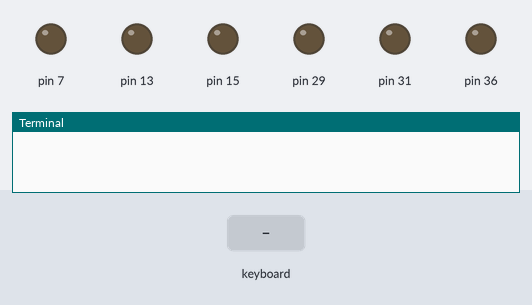
A program run on a simulated Raspberry Pi (header pin numbers). Parts: output pins drawn as LEDs (lit = HIGH), the last lines printed to the terminal. The test bench sets the inputs (shaded band). The pygame window is not drawn.

Above: at 1.2 s.
1.3 s: key left typed on the keyboard
At 1.7 s:
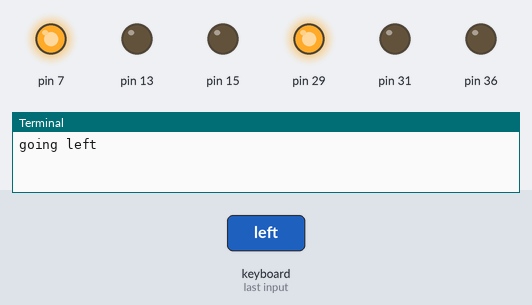
2.8 s: key right typed on the keyboard
At 4.0 s:
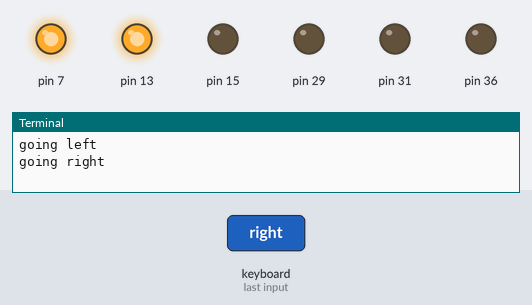
4.3 s: key up typed on the keyboard
At 4.9 s:
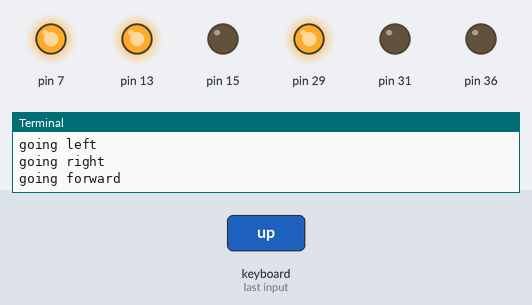
5.8 s: key down typed on the keyboard
At 6.3 s:
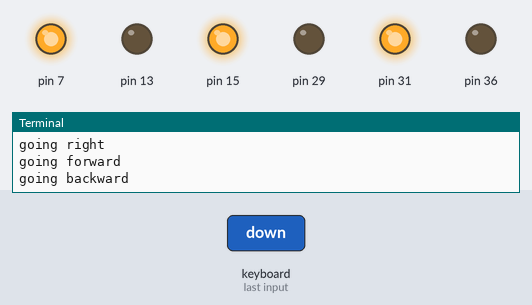
Timing chart, 0 to 8.3 s (numbered marks = the images above; inputs shaded):
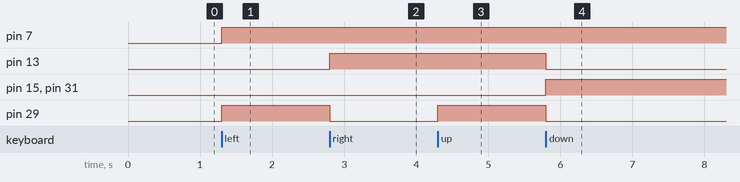

Measured:
- after the input at 1.3 s, pin 7, pin 29: LOW → HIGH at once
- after the input at 2.8 s, pin 13: LOW → HIGH at once; pin 29: HIGH → LOW at once
- after the input at 4.3 s, pin 29: LOW → HIGH at once
- after the input at 5.8 s, pin 13, pin 29: HIGH → LOW at once; pin 15, pin 31: LOW → HIGH at once

The program:

Motor-Driver_movement_2.21.py
```python
#usr!/bin/python3
#6.Test Motor-Driver_movement_2.21.py
import RPi.GPIO as gpio
import time

gpio.setmode(gpio.BOARD)
gpio.setup(13, gpio.OUT)
gpio.setup(15, gpio.OUT)
gpio.setup(29, gpio.OUT)
gpio.setup(31, gpio.OUT)
gpio.setup(7, gpio.OUT)
gpio.setup(36, gpio.OUT)

#def init():
#    gpio.setmode(gpio.BOARD)
#    gpio.setup(13, gpio.OUT)
#    gpio.setup(15, gpio.OUT)
#    gpio.setup(29, gpio.OUT)
#    gpio.setup(31, gpio.OUT)
#    gpio.setup(7, gpio.OUT)
#    gpio.setup(36, gpio.OUT)

def forward():
#    init()
    gpio.output(13, True)
    gpio.output(15, False)
    gpio.output(29, True)
    gpio.output(31, False)
    gpio.output(7, True)
#    time.sleep(tf)
#    gpio.cleanup()

def backward():
#    init()
    gpio.output(13, False)
    gpio.output(15, True)
    gpio.output(29, False)
    gpio.output(31, True)
    gpio.output(7, True)
#    time.sleep(tf)
#    gpio.cleanup()

def turnright():
#    init()
    gpio.output(13, True)
    gpio.output(15, False)
    gpio.output(29, False)
    gpio.output(31, False)
    gpio.output(7, True)
#    time.sleep(tf)
#    gpio.cleanup()

def turnleft():
#    init()
    gpio.output(13, False)
    gpio.output(15, False)
    gpio.output(29, True)
    gpio.output(31, False)
    gpio.output(7, True)
#    time.sleep(tf)
#    gpio.cleanup()

def stop():
#    init()
    gpio.output(13, False)
    gpio.output(15, False)
    gpio.output(29, False)
    gpio.output(31, False)
#    gpio.output(36, True)
#    time.sleep(tf)
#    gpio.cleanup()

#### Keypress ###
from pygame import *

##### MAIN #####
import subprocess, os, time
init()

screen = display.set_mode ((1, 1))
display.set_caption("ROVER MOVING PROGRAM")
#subprocess.call("luvcview")
#time.sleep(1)

endProgram = False

_forward = 0
_backward = 0
_turnleft = 0
_turnright = 0

while not endProgram:
    for e in event.get():
        if (e.type == KEYDOWN):
            if (e.key == K_LEFT and _turnleft == 0):
                turnleft()
                _forward = 0
                _backward = 0
                _turnleft = 1
                _turnright = 0
                print ("going left")
#                time.sleep(0.01)
            if (e.key == K_RIGHT and _turnright == 0):
                turnright()
                _forward = 0
                _backward = 0
                _turnleft = 0
                _turnright = 1
                print ("going right")
#                time.sleep(0.01)
            if (e.key == K_UP and _forward == 0):
                forward()
                _forward = 1
                _backward = 0
                _turnleft = 0
                _turnright = 0
                print("going forward")
#                time.sleep(0.01)
            if (e.key == K_DOWN and _backward == 0):
                backward()
                _forward = 0
                _backward = 1
                _turnleft = 0
                _turnright = 0
                print ("going backward")
#                time.sleep(0.01)
            if (e.key != K_LEFT and e.key != K_RIGHT and e.key != K_UP and e.key != K_DOWN):
                _forward = 0
                _backward = 0
                _turnleft = 0
                _turnright = 0
                stop()
                print ("stopping")
#            if (_forward == 1 or _backward == 1 or _turnleft == 1 or turnright == 1):
#                time.sleep(1)
#                _forward = 0
#                _backward = 0
#                _turnleft = 0
#                _turnright = 0
#                stop()
                print("HOLD UP")
            if (e.key == K_ESCAPE):
                endProgram = True
                stop()
                gpio.cleanup()


#print("forward")
#forward(3)
#print("backward")
#backward(2)
#print("Turn Right")
#turnright(2)
#print("Turn Left")
#turnleft(3)

print("Task Done")

#gpio.setmode(gpio.BOARD)
#gpio.setup(12, gpio.OUT)
#gpio.output(12, True)
#time.sleep(3)
#gpio.cleanup()
```
